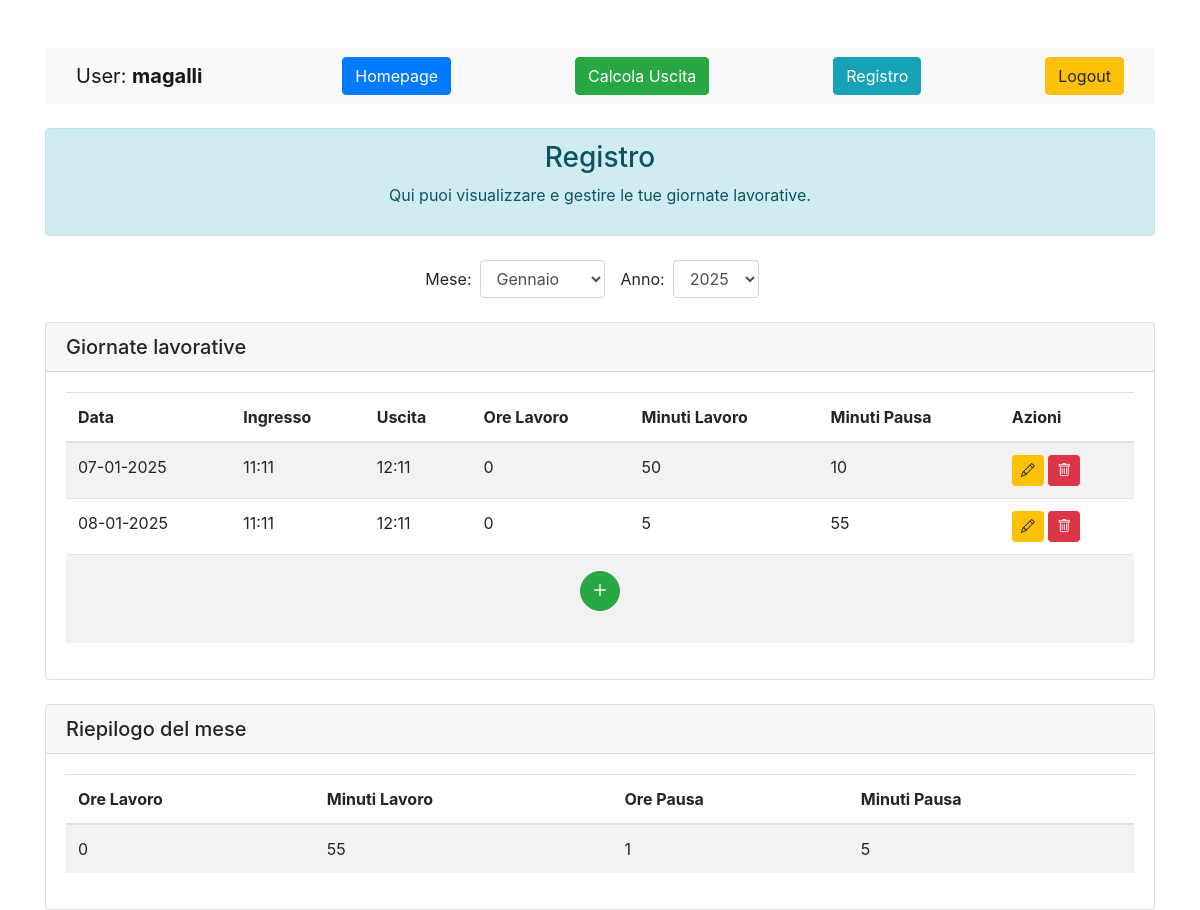
/quandoesco/registro/ (signed in), run on an earlier commit of the app's database.
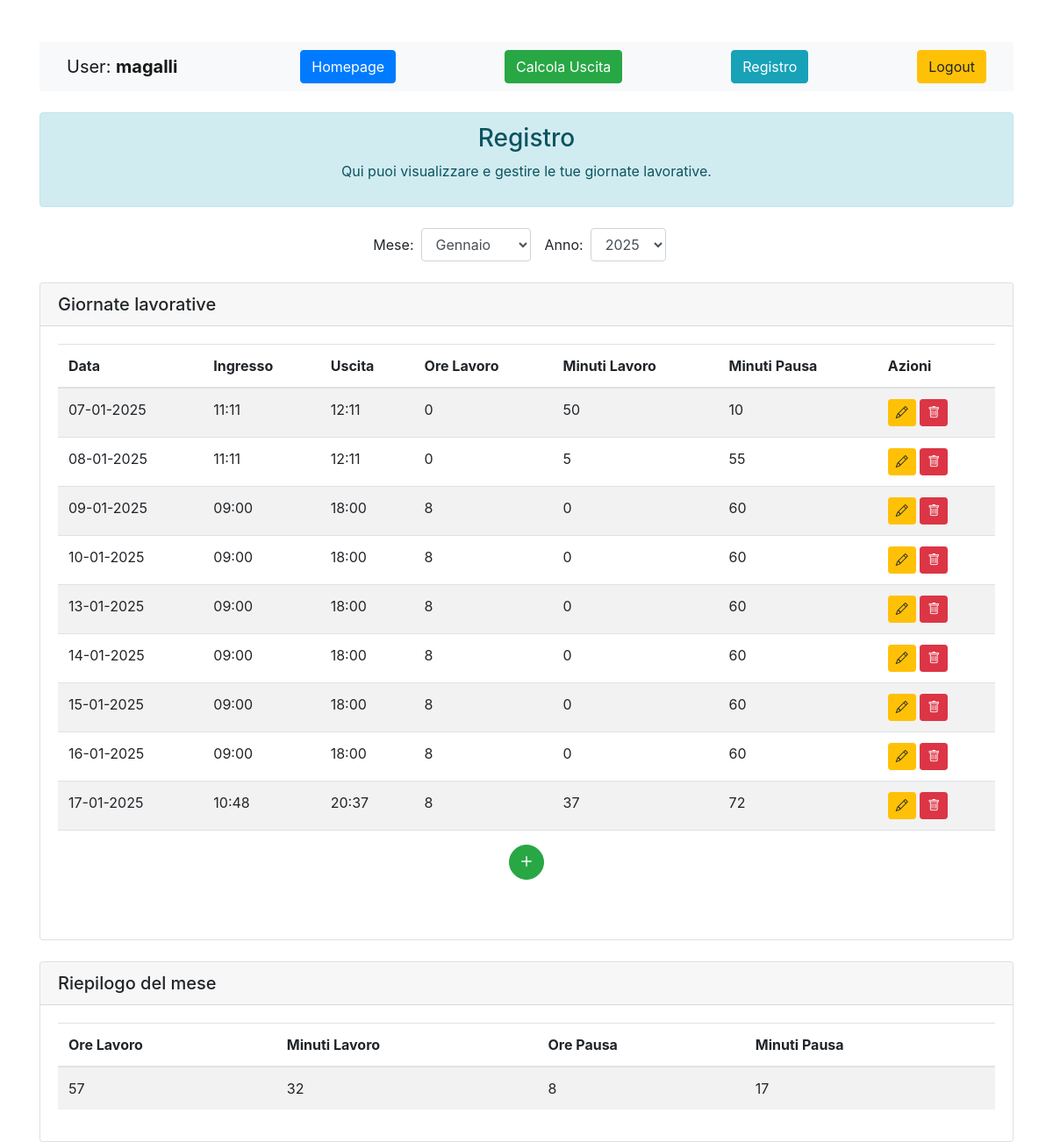
And on a later commit of the database.
### MyApp/models.py (models this page shows, shortened)
class Giornata(models.Model):
    user = models.ForeignKey(User, on_delete=models.CASCADE)
    data = models.DateField()
    ingresso = models.TimeField()
    uscita = models.TimeField()
    ore_lavorate = models.IntegerField()
    minuti_lavorati = models.IntegerField()
    minuti_pausa = models.IntegerField()
    class Meta:
        unique_together = ('user', 'data')  # Un utente può avere solo una 'Giornata' per ogni data

### MyApp/views.py (the view)
# urls.py: path('registro/', views.registro, name='registro'),
@login_required()
def registro(request):
    user = request.user
    mesi = [
        (1, "Gennaio"), (2, "Febbraio"), (3, "Marzo"), (4, "Aprile"),
        (5, "Maggio"), (6, "Giugno"), (7, "Luglio"), (8, "Agosto"),
        (9, "Settembre"), (10, "Ottobre"), (11, "Novembre"), (12, "Dicembre")
    ]
    anni_disponibili = Giornata.objects.filter(user=user).dates('data', 'year', order='DESC')
    anni = [anno.year for anno in anni_disponibili]
    mese_selezionato = int(request.GET.get('mese', datetime.today().month))
    anno_selezionato = int(request.GET.get('anno', datetime.today().year))
    giornate = Giornata.objects.filter(
        user=user,
        data__year=anno_selezionato,
        data__month=mese_selezionato
    )
    ore_lavoro_tot = 0
    minuti_lavoro_tot = 0
    ore_pausa_tot=0
    minuti_pausa_tot=0
    for giornata in giornate:
        ore_lavoro_tot += giornata.ore_lavorate
        minuti_lavoro_tot += giornata.minuti_lavorati
        minuti_pausa_tot += giornata.minuti_pausa
    ore_lavoro_tot += minuti_lavoro_tot//60
    minuti_lavoro_tot = minuti_lavoro_tot % 60
    ore_pausa_tot = minuti_pausa_tot // 60
    minuti_pausa_tot= minuti_pausa_tot % 60
    context = {
        'giornate': giornate,
        'mesi': mesi,
        'anni': anni,
        'mese_selezionato': mese_selezionato,
        'anno_selezionato': anno_selezionato,
        'ore_lavoro_tot': ore_lavoro_tot,
        'minuti_lavoro_tot': minuti_lavoro_tot,
        'ore_pausa_tot': ore_pausa_tot,
        'minuti_pausa_tot': minuti_pausa_tot
    }
    return render(request, 'registro.html', context)

### MyApp/templates/registro.html (shortened to what this page needs)
<!DOCTYPE html>
<html lang="it">
<head>
    <link href="https://stackpath.bootstrapcdn.com/bootstrap/4.5.2/css/bootstrap.min.css" rel="stylesheet">
    <link href="https://cdn.jsdelivr.net/npm/bootstrap-icons/font/bootstrap-icons.css" rel="stylesheet">
</head>
<body>
{% block content %}
    <div class="container mt-5">
        {% include "navbar.html" %}
        <div class="alert alert-info text-center mt-4">
            <h3>Registro</h3>
            <p>Qui puoi visualizzare e gestire le tue giornate lavorative.</p>
        </div>
        <div class="d-flex justify-content-center mt-4">
            <form method="get" class="form-inline" id="filtroForm">
                <label for="mese" class="mr-2">Mese:</label>
                <select name="mese" id="mese" class="form-control mr-3">
                    {% for numero, nome in mesi %}
                        <option value="{{ numero }}" {% if numero == mese_selezionato %}selected{% endif %}>
                            {{ nome }}
                        </option>
                    {% endfor %}
                </select>
                <label for="anno" class="mr-2">Anno:</label>
                <select name="anno" id="anno" class="form-control mr-3">
                    {% for anno in anni %}
                        <option value="{{ anno }}" {% if anno == anno_selezionato %}selected{% endif %}>
                            {{ anno }}
                        </option>
                    {% endfor %}
                </select>
            </form>
        </div>
        <div class="card mt-4">
            <div class="card-header">
                <h5 class="mb-0">Giornate lavorative</h5>
            </div>
            <div class="card-body">
                <table class="table table-striped">
                    <thead>
                    <tr>
                        <th>Data</th>
                        <th>Ingresso</th>
                        <th>Uscita</th>
                        <th>Ore Lavoro</th>
                        <th>Minuti Lavoro</th>
                        <th>Minuti Pausa</th>
                        <th>Azioni</th>
                    </tr>
                    </thead>
                    <tbody>
                    {% for giornata in giornate %}
                        <tr>
                            <td>{{ giornata.data | date:'d-m-Y' }}</td>
                            <td>{{ giornata.ingresso | time:'H:i' }}</td>
                            <td>{{ giornata.uscita | time:'H:i' }}</td>
                            <td>{{ giornata.ore_lavorate }}</td>
                            <td>{{ giornata.minuti_lavorati }}</td>
                            <td>{{ giornata.minuti_pausa }}</td>
                            <td>
                                <a href="{% url 'modifica_giornata' giornata.id %}" class="btn btn-sm btn-warning"
                                   title="Modifica">
                                    <i class="bi bi-pencil"></i>
                                </a>
                                <button class="btn btn-danger btn-sm"
                                        onclick="openDeleteModal('{% url 'elimina_giornata' giornata.id %}')">
                                    <i class="bi bi-trash"></i>
                                </button>
                            </td>
                        </tr>
                    {% empty %}
                        <tr>
                            <td colspan="4" class="text-center">Nessuna giornata registrata.</td>
                        </tr>
                    {% endfor %}
                    <tr>
                        <td colspan="8" class="text-center">
                            <div class="text-center mt-4">
                                <a href="{% url 'salva_giornata' %}"
                                   class="btn btn-success rounded-circle d-flex align-items-center justify-content-center mx-auto"
                                   style="width: 40px; height: 40px; position: relative; bottom: +20px;">
                                    <i class="bi bi-plus" style="font-size: 24px; color: white;"></i>
                                </a>
                            </div>
                        </td>
                    </tr>
                    </tbody>
                </table>
            </div>
        </div>
        <div class="card mt-4">
            <div class="card-header">
                <h5 class="mb-0">Riepilogo del mese</h5>
            </div>
            <div class="card-body">
                <table class="table table-striped">
                    <thead>
                    <tr>
                        <th>Ore Lavoro</th>
                        <th>Minuti Lavoro</th>
                        <th>Ore Pausa</th>
                        <th>Minuti Pausa</th>
                    </tr>
                    </thead>
                    <tbody>
                    <tr>
                        <td>{{ ore_lavoro_tot }}</td>
                        <td>{{ minuti_lavoro_tot }}</td>
                        <td>{{ ore_pausa_tot }}</td>
                        <td>{{ minuti_pausa_tot }}</td>
                    </tr>
                    </tbody>
                </table>
            </div>
        </div>
    </div>
{% endblock %}
</body>
</html>

### MyApp/templates/navbar.html (shortened to what this page needs)
<!DOCTYPE html>
<html lang="en">
<head>
</head>
<body>
    <nav class="navbar navbar-expand-lg navbar-light bg-light">
      <div class="container-fluid">
        <div class="d-flex">
           <a class="navbar-brand">User: <b>{{ user.username }}</b></a>
        </div>
        <div class="d-flex">
          <a href="{% url 'homepage' %}" class="btn btn-primary">Homepage</a>
        </div>
        <div class="d-flex">
          <a href="{% url 'calcola_uscita' %}" class="btn btn-success">Calcola Uscita</a>
        </div>
        <div class="d-flex">
          <a href="{% url 'registro' %}" class="btn btn-info">Registro</a>
        </div>
        <div class="d-flex">
          <a href="{% url 'logout' %}" class="btn btn-warning">Logout</a>
        </div>
      </div>
    </nav>
</body>
</html>

What changed in the data, as far as the page shows it:
added Giornata: data "09-01-2025", ingresso "09:00", uscita "18:00", ore_lavorate "8", minuti_lavorati "0", minuti_pausa "60"
added Giornata: data "10-01-2025", ingresso "09:00", uscita "18:00", ore_lavorate "8", minuti_lavorati "0", minuti_pausa "60"
added Giornata: data "13-01-2025", ingresso "09:00", uscita "18:00", ore_lavorate "8", minuti_lavorati "0", minuti_pausa "60"
added Giornata: data "14-01-2025", ingresso "09:00", uscita "18:00", ore_lavorate "8", minuti_lavorati "0", minuti_pausa "60"
added Giornata: data "15-01-2025", ingresso "09:00", uscita "18:00", ore_lavorate "8", minuti_lavorati "0", minuti_pausa "60"
added Giornata: data "16-01-2025", ingresso "09:00", uscita "18:00", ore_lavorate "8", minuti_lavorati "0", minuti_pausa "60"
added Giornata: data "17-01-2025", ingresso "10:48", uscita "20:37", ore_lavorate "8", minuti_lavorati "37", minuti_pausa "72"
Also different on the page:
{{ ore_lavoro_tot }}: "0" → "57"
{{ minuti_lavoro_tot }}: "55" → "32"
{{ ore_pausa_tot }}: "1" → "8"
{{ minuti_pausa_tot }}: "5" → "17"
